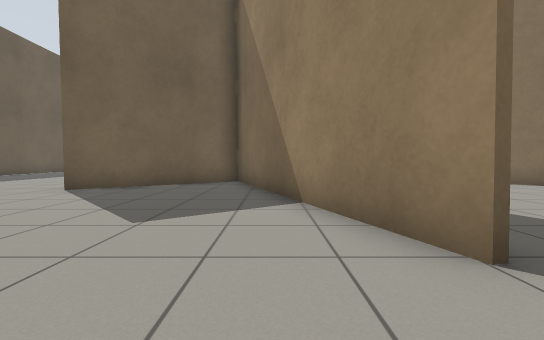
[1] (above)

16 first-person views from a walk through a world built for the Gazebo simulator. The camera is 0.72 m above the floor, tilts 2° down and sees 90° across. The floor is counted in squares, 1 m on a side. Each view is taken from the middle of a square. On the plan, view 1 faces up. The plan holds only what a view shows up to about 9 squares ahead; the rest is blank.

[2]
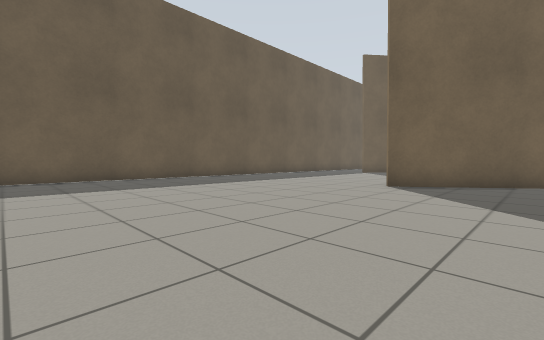

[3]
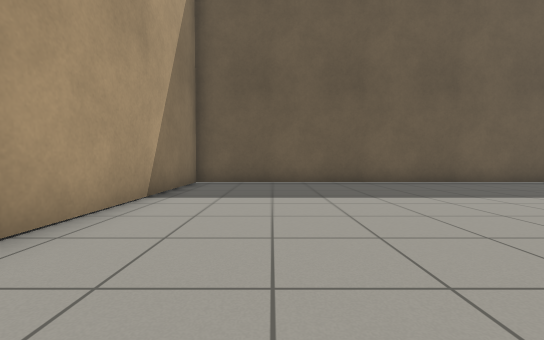

[4]
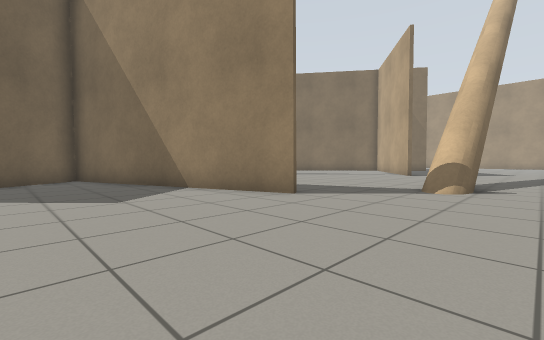

[5]
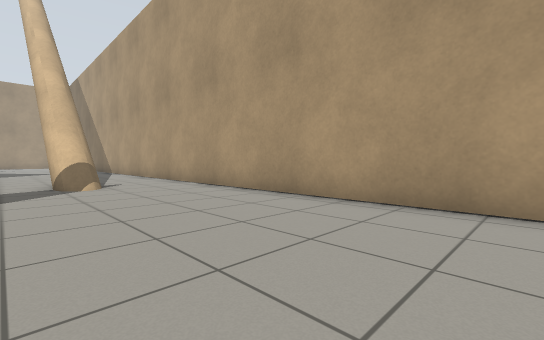

[6]
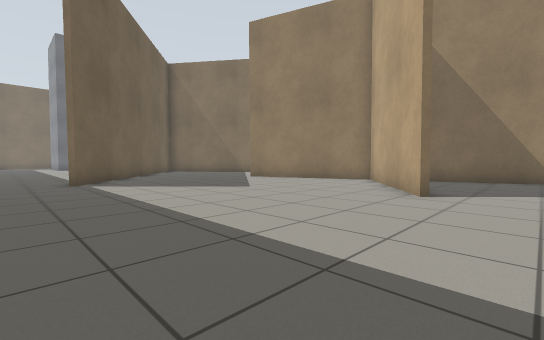

[7]
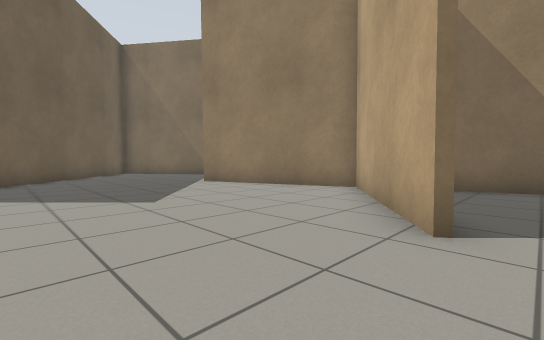

[8]
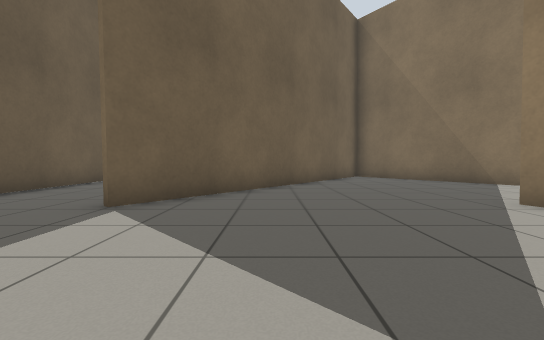

[9]
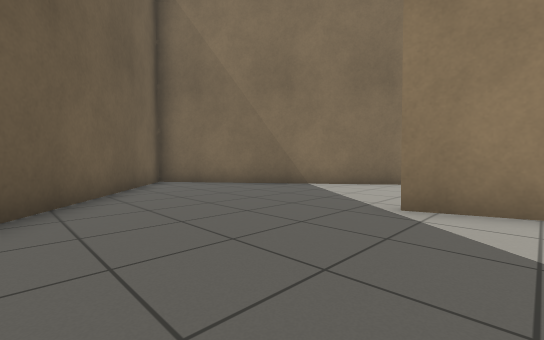

[10]
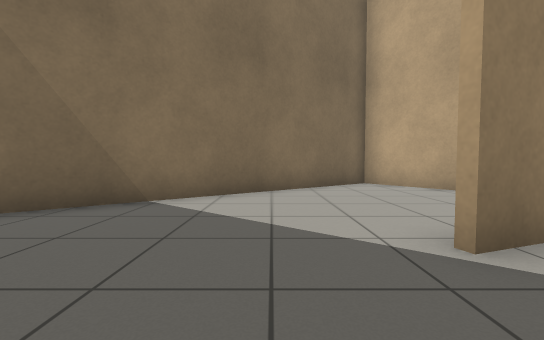

[11]
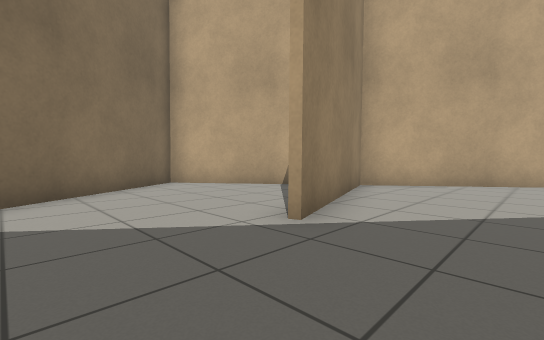

[12]
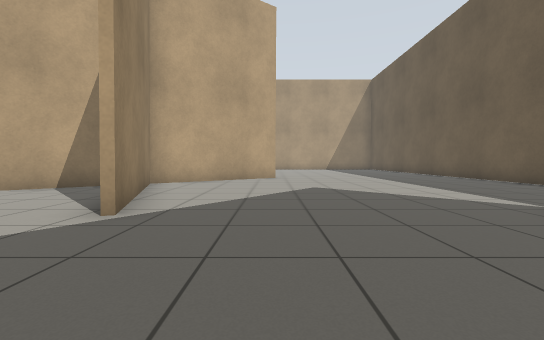

[13]
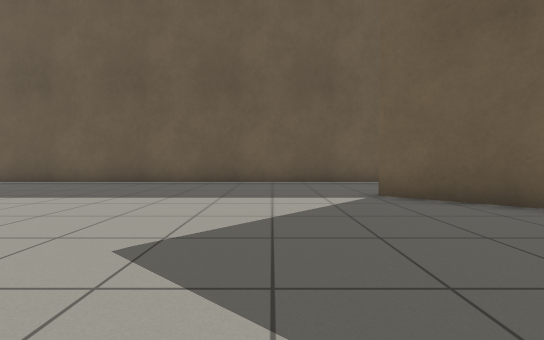

[14]
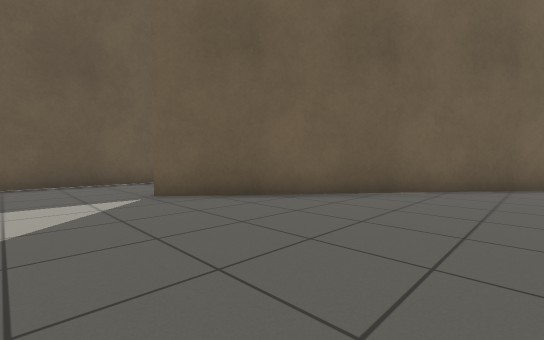

[15]
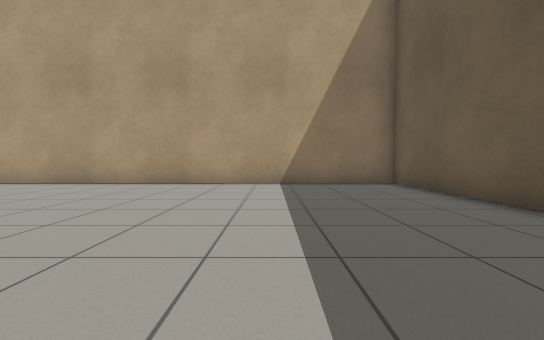

[16]
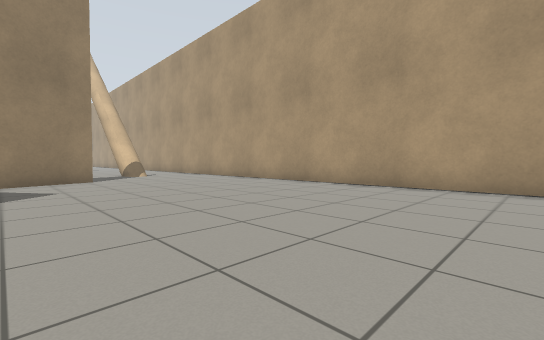

### Floor plan
Points are (right, up) in squares from view 1. A wall is a line through its corners. A room is listed if a view was taken in it or the views show most of it. See-through windows are left out.
Room 1 (views 1, 2, 3, 4, 5, 6, 7, 8, 9, 10, 11, 12, 13, 14, 15, 16)
walls: (-5.2, 6.7) (-1.2, 9.6) (-3, 14.5); (-1.4, 9.3) (-5.1, 6.5); (-0.2, 10.3) (3.6, 13.1) (-2.7, 21.5); (1.5, 1.8) (-1, 9); (-12.8, 16.5) (-12.8, -3.4) (3.4, -3.4); (-3.3, 22.1) (-9.6, 14.1)
low walls: (5, -1) (4.2, -0.6)
ways out: opening at (-11, 16.3); opening at (3.5, -0.5)

Positions as (right, up) in squares from view 1, and headings:
1: (0, 0), facing up
2: (-2, -1), facing up-left
3: (-4, -1), facing left
4: (-3, -2), facing up-right
5: (-4, 1), facing down-right
6: (-11, 5), facing up-right
7: (-8, 6), facing up-right
8: (-7, 10), facing up
9: (-7, 13), facing up-right
10: (-5, 16), facing right
11: (-5, 17), facing down-right
12: (-5, 18), facing down
13: (-4, 12), facing left
14: (-4, 12), facing up-left
15: (-9, 5), facing down
16: (-9, 4), facing down-right
